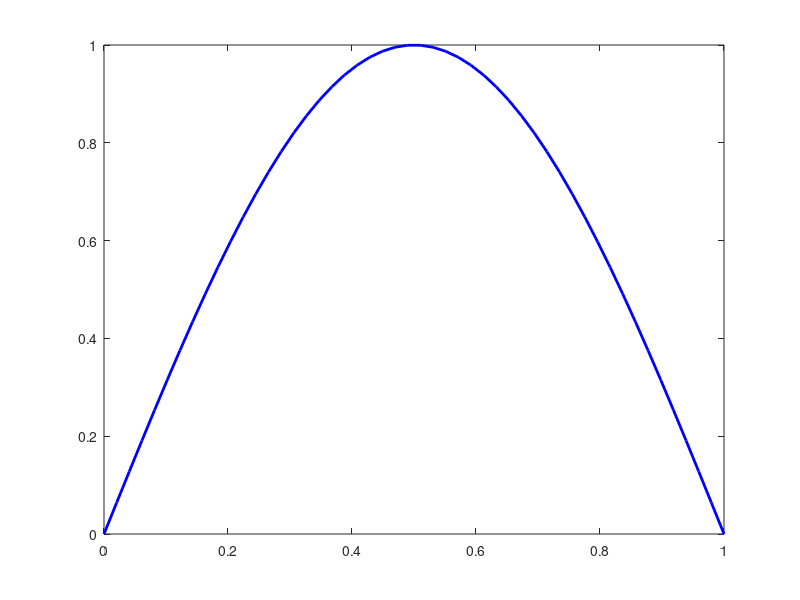

MATLAB code to generate this figure: (Note: this script raises an error after producing the figure.)
%% Aufgaben Block 2
%% Test code: 
function [] = Aufgabe2()
% Test funktion für Aufgabe 3 und Aufgabe 4:


fig=a3();
ax = findall(fig,'type','axes');
check(~isempty(ax) , " there are no axis in the figure\n")
if (~isempty(ax))
    check(ax.LineWidth == 4, "ax.LineWidth ~= 4\n")
    check(ax.XTick(1) == 0,  "ax.XTick(1) ~= 0\n" )
    check(ax.XTick(end) == 1, "ax.XTick(end) ~= 1\n" )
    check(ax.YTick(1) == -1, "ax.YTick(1) ~= -1\n" )
    check(ax.YTick(end) == 1, "ax.YTick(end) ~= 1" )

    line = findall(fig,'type','line');
    check(length(line) == 2, "length(line) ~= 2")
end

fib_1n= a4();
check(length(fib_1n) == 5 , "nicht die ersten n Fibonacci Zahlen berechnet")
for i = 3:length(fib_1n)
    check(fib_1n(i) == fib_1n(i-2) +fib_1n(i-1), sprintf("Fiboinacci Zahl %d ist falsch! ", i ))
end

end


function check(eval_bool, msg)
if (~eval_bool)
    fprintf("ERROR: ")
    fprintf(msg)
    fprintf('\n')
end
end


%% Aufgabe 3 : Plotten (5 Punkte)
% Erstellen Sie einen Plot der so aussieht wie die Abbildung unter:
% https://moodle.htwg-konstanz.de/moodle/mod/resource/view.php?id=59086
% Geben Sie das Plot-Objekt in der Variable plt zurück.
%%%%%%%%%%%%%%%%%%%%%%%%%%%%%%%%%%%%%%%%%%%%%%%%%%%%%%%%%%%%%%%%%%%%%%%
function [fig] = a3()
    fig = figure;
    x = linspace(0,1,50);
    y0 = sin(pi*x);
    y1 = cos(pi*x);
% Ihr Code:
    h0 = plot(x, y0, 'b', 'LineWidth', 2); %blau
    hold on;
    % Ändere die Markereigenschaften
    h0.Marker = 's';
    h0.MarkerIndices = 1:5:length(x); % Setzt den Marker alle 10 Punkte
    h0.MarkerEdgeColor = 'k';
    h0.MarkerFaceColor = 'r';

    h1 = plot(x, y1, 'Color', [1, 0.5, 0], 'LineWidth', 2); % rote linie
    h1.Marker = 'x';
    h1.MarkerIndices = 1:5:length(x);
    h1.MarkerEdgeColor = 'k';

    % Achseneigenschaften
    ax = gca;
    ax.LineWidth = 4;
    ax.XTick = [0, 0.2, 0.4, 0.6, 0.8, 1];
    ax.YTick = [-1, -0.5, 0, 0.5, 1];
    ax.FontSize = 12;
    ax.FontName = 'Arial';

    xlabel("X", 'FontSize', 20, 'FontName', 'Cambria Math');
    ylabel("sin(pi * x), cos(pi * x)", 'FontSize', 20, 'FontName', 'Cambria Math');
    legend("Sinus","Cosinus",'Location',"southwest");
%%%%%%%%%%%%%%%%%%%%%%%%%%%%%%%%%%%%%%%%%%%%%%%%%%%%%%%%%%%%%%%%%%%%%%%
end

%% Aufgabe 4 : Fibonacci-Zahlen (5 Punkte)
% Schreiben Sie die Funktion fib(n) die die ersten n Fibonacci-Zahlen
% berechnet und in einem array zurückgibt.
function [ret] = a4()
    
if (exist('fib') == 2)
    ret = fib (5);
else
    ret = 0;
end
end
%%%%%%%%%%%%%%%%%%%%%%%%%%%%%%%%%%%%%%%%%%%%%%%%%%%%%%%%%%%%%%%%%%%%%%%
% Ihr Code:
function [fib_numbers] = fib(n)
    if n < 1
        fib_numbers = [];
        return;
    elseif n == 1
        fib_numbers = [0];
        return;
    end

    fib_numbers = zeros(1, n);
    fib_numbers(1) = 0;
    fib_numbers(2) = 1;
    for i = 3:n
        fib_numbers(i) = fib_numbers(i-1) + fib_numbers(i-2);
    end
    assignin('base', 'fib_zahlenJ', fib_numbers);
end

%%%%%%%%%%%%%%%%%%%%%%%%%%%%%%%%%%%%%%%%%%%%%%%%%%%%%%%%%%%%%%%%%%%%%%%